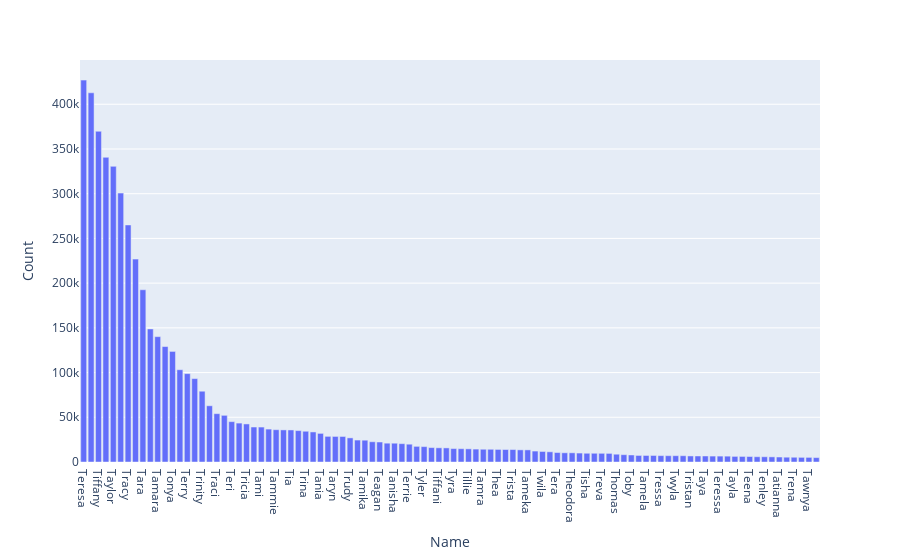

This figure's notebook cell:
### Code cell
data1_100FT=data1[(data1["Gender"]=="F")&(data1["Name"].str.startswith("T"))].head(100)
fig = px.bar(data1_100FT, x="Name", y="Count")
fig.show()

### Figure 1 — Plotly figure (JSON) as saved in the notebook; plotly's stock layout.template omitted (floating-point values rounded to 4 significant figures)
{"data": [{"alignmentgroup": "True", "hovertemplate": "Name=%{x}<br>Count=%{y}<extra></extra>", "legendgroup": "", "marker": {"color": "#636efa", "pattern": {"shape": ""}}, "name": "", "offsetgroup": "", "orientation": "v", "showlegend": false, "textposition": "auto", "type": "bar", "x": ["Teresa", "Theresa", "Tiffany", "Tammy", "Taylor", "Tina", "Tracy", "Thelma", "Tara", "Terri", "Tamara", "Tanya", "Tonya", "Toni", "Terry", "Tracey", "Trinity", "Tabitha", "Traci", "Tessa", "Teri", "Trisha", "Tricia", "Tasha", "Tami", "Tori", "Tammie", "Therese", "Tia", "Tatiana", "Trina", "Tracie", "Tania", "Talia", "Taryn", "Tiana", "Trudy", "Tiara", "Tamika", "Tonia", "Teagan", "Tabatha", "Tanisha", "Tatum", "Terrie", "Tommie", "Tyler", "Terra", "Tiffani", "Tierra", "Tyra", "Tess", "Tillie", "Tamera", "Tamra", "Tammi", "Thea", "Tianna", "Trista", "Thalia", "Tameka", "Tamia", "Twila", "Tayler", "Tera", "Tatyana", "Theodora", "Tessie", "Tisha", "Tiffanie", "Treva", "Tana", "Thomas", "Tena", "Toby", "Taliyah", "Tamela", "Tosha", "Tressa", "Tonja", "Twyla", "Tegan", "Tristan", "Tawana", "Taya", "Terese", "Teressa", "Theda", "Tayla", "Treasure", "Teena", "Tamar", "Tenley", "Tanesha", "Tatianna", "Tressie", "Trena", "Tarah", "Tawnya", "Taniya"], "xaxis": "x", "y": [427017, 412817, 369806, 340673, 330580, 300693, 265069, 226849, 192581, 148793, 140156, 129077, 123644, 103176, 98826, 93256, 79145, 62870, 54035, 52175, 45133, 43505, 42554, 39118, 39064, 36808, 36111, 35889, 35821, 35105, 34386, 33606, 32002, 28672, 28590, 28550, 26955, 24541, 24392, 22646, 22346, 21044, 21013, 20509, 19912, 17502, 17210, 16110, 15868, 15762, 15010, 14867, 14716, 14433, 14269, 14224, 14061, 13946, 13921, 13581, 13551, 12223, 11777, 11404, 10579, 10293, 10280, 9993, 9774, 9765, 9718, 9616, 8715, 8187, 7852, 7328, 7316, 7296, 7119, 7052, 7040, 7019, 6760, 6742, 6724, 6622, 6596, 6540, 6272, 6232, 6153, 5904, 5874, 5745, 5567, 5364, 5318, 5191, 5167, 4928], "yaxis": "y"}], "layout": {"barmode": "relative", "legend": {"tracegroupgap": 0}, "margin": {"t": 60}, "xaxis": {"anchor": "y", "domain": [0, 1], "title": {"text": "Name"}}, "yaxis": {"anchor": "x", "domain": [0, 1], "title": {"text": "Count"}}}}
